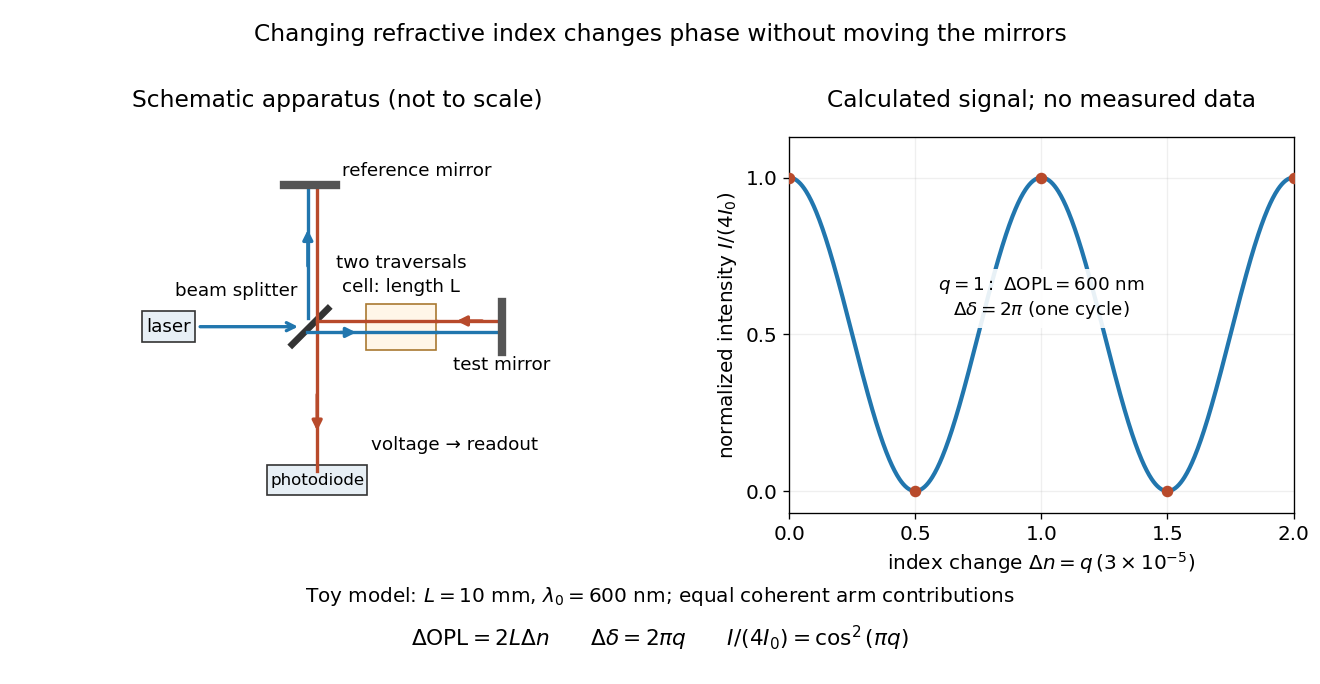

Reproduce this figure in Python.
"""Original Michelson schematic and stipulated cell-index model, not measured data.

Outputs its PNG basename to CWD. Tested with Python 3.14,
matplotlib 3.10.7 and numpy 2.3.5.
"""
from fractions import Fraction
from pathlib import Path

import matplotlib.pyplot as plt
from matplotlib.patches import Rectangle
import numpy as np


def main():
    wavelength = Fraction(600, 10**9)
    length = Fraction(10, 1000)
    index_change = Fraction(3, 100000)
    assert 2 * length * index_change == wavelength
    assert wavelength / 2 == Fraction(300, 10**9)
    q = np.linspace(0, 2, 801)
    intensity = (1 + np.cos(2 * np.pi * q)) / 2
    assert np.allclose(intensity, np.cos(np.pi * q) ** 2, atol=1e-14)
    assert np.allclose(intensity[[0, 200, 400, 600, 800]], [1, 0, 1, 0, 1], atol=1e-14)
    plt.rcParams.update({"font.size": 12, "axes.titlesize": 14})
    fig, (apparatus, signal) = plt.subplots(1, 2, figsize=(11, 5.7), dpi=120, facecolor="white",
                                          gridspec_kw={"width_ratios": [1.1, 1]})
    fig.subplots_adjust(left=0.045, right=0.98, top=0.80, bottom=0.25, wspace=0.33)
    apparatus.set(xlim=(-2.5, 3.25), ylim=(-2.6, 2.65))
    apparatus.set_aspect("equal")
    apparatus.axis("off")
    apparatus.set_title("Schematic apparatus (not to scale)", pad=18)
    red, blue = "#b84a2b", "#2176ae"
    apparatus.add_patch(Rectangle((-2.35, -0.22), 0.75, 0.44, facecolor="#e7eff5", edgecolor="#333333"))
    apparatus.text(-1.975, 0, "laser", ha="center", va="center", fontsize=11)
    apparatus.annotate("", xy=(-0.12, 0), xytext=(-1.58, 0), arrowprops={"arrowstyle": "->", "color": blue, "lw": 2})
    apparatus.plot([-0.25, 0.25], [-0.25, 0.25], color="#333333", lw=4)
    apparatus.text(-0.18, 0.43, "beam splitter", ha="right", fontsize=11)
    apparatus.plot([-0.03, -0.03], [0.12, 1.95], color=blue, lw=2)
    apparatus.plot([0.10, 0.10], [1.95, -2.02], color=red, lw=2)
    apparatus.plot([-0.04, 2.65], [-0.08, -0.08], color=blue, lw=2)
    apparatus.plot([2.65, 0.1], [0.08, 0.08], color=red, lw=2)
    apparatus.plot([-0.36, 0.36], [1.98, 1.98], lw=5, color="#555555")
    apparatus.plot([2.68, 2.68], [-0.35, 0.35], lw=5, color="#555555")
    apparatus.text(0.44, 2.1, "reference mirror", fontsize=11)
    apparatus.text(2.68, -0.6, "test mirror", ha="center", fontsize=11)
    apparatus.add_patch(Rectangle((0.78, -0.32), 0.98, 0.64, facecolor="#fff6e8", edgecolor="#a97931", zorder=4))
    apparatus.plot([0.78, 1.76], [-0.08, -0.08], color=blue, lw=2, zorder=5)
    apparatus.plot([0.78, 1.76], [0.08, 0.08], color=red, lw=2, zorder=5)
    apparatus.text(1.27, 0.48, "cell: length L", ha="center", fontsize=11)
    apparatus.text(1.27, 0.82, "two traversals", ha="center", fontsize=11)
    for start, end, color in [((0.38, -0.08), (0.69, -0.08), blue),
                              ((2.45, 0.08), (2.0, 0.08), red),
                              ((0.1, -0.9), (0.1, -1.5), red),
                              ((-0.03, 0.8), (-0.03, 1.4), blue)]:
        apparatus.annotate("", xy=end, xytext=start, arrowprops={"arrowstyle": "-|>", "color": color, "lw": 2})
    apparatus.add_patch(Rectangle((-0.60, -2.35), 1.40, 0.42, facecolor="#e7eff5", edgecolor="#333333"))
    apparatus.text(0.10, -2.14, "photodiode", ha="center", va="center", fontsize=10)
    apparatus.text(0.85, -1.72, "voltage → readout", fontsize=11)
    signal.plot(q, intensity, color=blue, lw=2.5)
    signal.scatter([0, 0.5, 1, 1.5, 2], [1, 0, 1, 0, 1], color=red, s=35, zorder=3)
    signal.set(xlim=(0, 2), ylim=(-0.07, 1.13), xlabel=r"index change $\Delta n=q\,(3\times10^{-5})$",
               ylabel=r"normalized intensity $I/(4I_0)$")
    signal.set_xticks([0, 0.5, 1, 1.5, 2])
    signal.set_yticks([0, 0.5, 1])
    signal.grid(alpha=0.2)
    signal.set_title("Calculated signal; no measured data", pad=18)
    signal.text(1, 0.56, r"$q=1:\ \Delta\mathrm{OPL}=600\ \mathrm{nm}$" + "\n" + r"$\Delta\delta=2\pi$ (one cycle)", ha="center", fontsize=11,
                bbox={"facecolor": "white", "edgecolor": "none", "alpha": 0.9})
    fig.text(0.5, 0.94, "Changing refractive index changes phase without moving the mirrors", ha="center", fontsize=14)
    fig.text(0.5, 0.12, r"Toy model: $L=10\ \mathrm{mm}$, $\lambda_0=600\ \mathrm{nm}$; equal coherent arm contributions", ha="center", fontsize=12)
    fig.text(0.5, 0.055, r"$\Delta\mathrm{OPL}=2L\Delta n$      $\Delta\delta=2\pi q$      $I/(4I_0)=\cos^2(\pi q)$", ha="center", fontsize=13)
    fig.savefig(Path(__file__).with_suffix(".png").name, facecolor="white", transparent=False)
    plt.close(fig)


if __name__ == "__main__":
    main()
